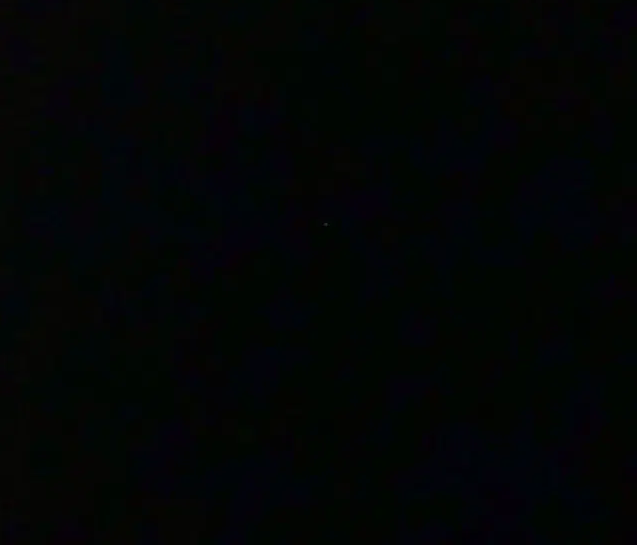
#> input picture BTLT Tuan 1/image/A_black_image.jpg, 637 x 545 px
$ python sierpinski_triangle.py 5
#> lines starting #> are read from the running program, lines starting #| are printed output that depends on the picture; after the words box and inside, x2 and y2 are one past the last pixel; in counts of white or black regions, pixels touching at a corner belong together
from webbrowser import get
import cv2 as cv
import time
import sys

def draw_triangle(x, y, z, img):
    color = (255, 250, 255)
    thickness = 1
    img = cv.line(img, x, y, color, thickness)
    img = cv.line(img, x, z, color, thickness)
    img = cv.line(img, y, z, color, thickness)
    return img

def get_mid_point(x, y):
    return (int((x[0] + y[0]) / 2), int((x[1] + y[1]) / 2))

def draw_sierpinski_triangle(A, B, C, img, cnt):
    if (cnt == 0):
        return

    MAB = get_mid_point(A,B)
    MAC = get_mid_point(A,C)
    MBC = get_mid_point(B,C)
    draw_triangle(MAB, MAC, MBC, img)

    draw_sierpinski_triangle(A,MAB,MAC,img, cnt - 1)
    draw_sierpinski_triangle(MAB,B,MBC,img, cnt - 1)
    draw_sierpinski_triangle(MAC,MBC,C,img, cnt - 1)

def main(count):
#> called with count = 5
    path = r"image/A_black_image.jpg"
    img = cv.imread(path)
#> img is the input picture: shape (545, 637, 3); mean B, G, R 4.2, 4.8, 2.1
    dimensions = img.shape
#> dimensions = (545, 637, 3)
    height = img.shape[0]
#> height = 545
    width = img.shape[1]
#> width = 637
    triangle_edge = min(height,width)
#> triangle_edge = 545

    triangle_top_point = (int(abs(width) / 2), int(abs(triangle_edge) / 2  - triangle_edge / 4))
#> triangle_top_point = (318, 136)
    triangle_right_down_point = (int(abs(width - triangle_edge) / 2 + triangle_edge), int(abs(height - triangle_edge) / 2 + triangle_edge  - triangle_edge / 4))
#> triangle_right_down_point = (591, 408)
    triangle_left_down_point = (int(abs(width - triangle_edge) / 2), int(abs(height - triangle_edge) / 2 + triangle_edge   - triangle_edge / 4))
#> triangle_left_down_point = (46, 408)

    img = draw_triangle(triangle_left_down_point, triangle_top_point, triangle_right_down_point, img)
    draw_sierpinski_triangle(triangle_left_down_point, triangle_top_point, triangle_right_down_point, img, count)
#> call 2 of draw_triangle, with x = (182, 272), y = (318, 408), z = (454, 272)
#> in draw_triangle (call 2), `img = cv.line(img, x, y, color, thickness)`: img: shape (545, 637, 3); mean B, G, R 5.1, 5.7, 3
#> in draw_triangle (call 2), `img = cv.line(img, x, z, color, thickness)`:
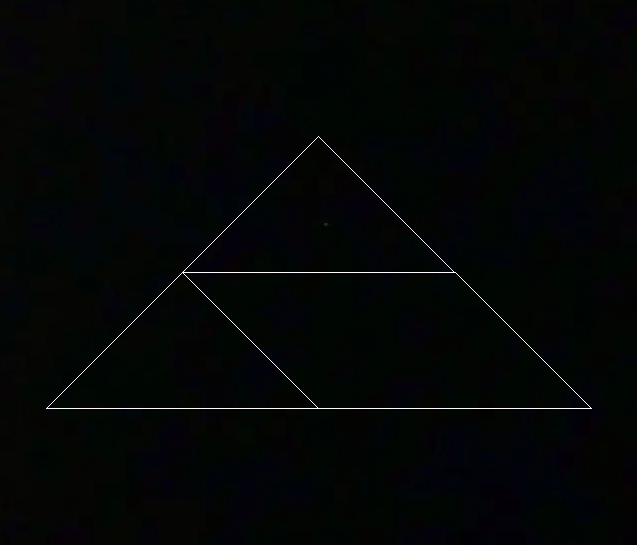
#> img: shape (545, 637, 3); mean B, G, R 5.3, 5.9, 3.2
#> in draw_triangle (call 2), `img = cv.line(img, y, z, color, thickness)`: img: shape (545, 637, 3); 0.04% of pixels changed, all inside (x1, y1, x2, y2) = (319, 273, 454, 408)
#> call 3 of draw_triangle, with x = (114, 340), y = (182, 408), z = (250, 340)
#> in draw_triangle (call 3), `img = cv.line(img, x, y, color, thickness)`:
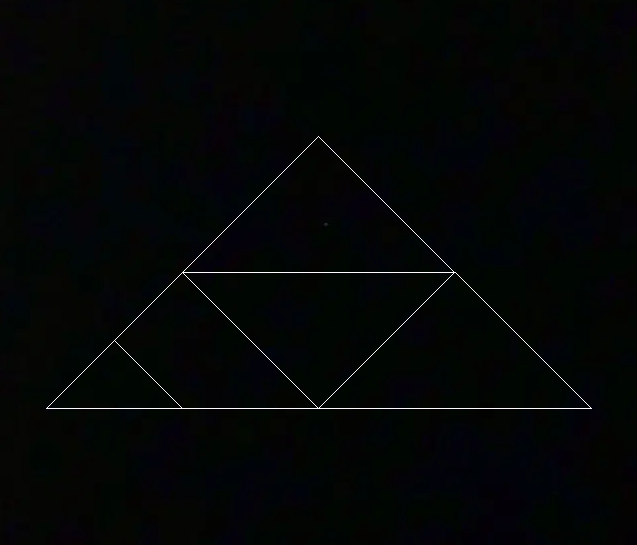
#> img: shape (545, 637, 3); mean B, G, R 5.4, 6, 3.4
#> in draw_triangle (call 3), `img = cv.line(img, x, z, color, thickness)`: img: shape (545, 637, 3); 0.04% of pixels changed, all inside (x1, y1, x2, y2) = (115, 340, 250, 341)
#> in draw_triangle (call 3), `img = cv.line(img, y, z, color, thickness)`:
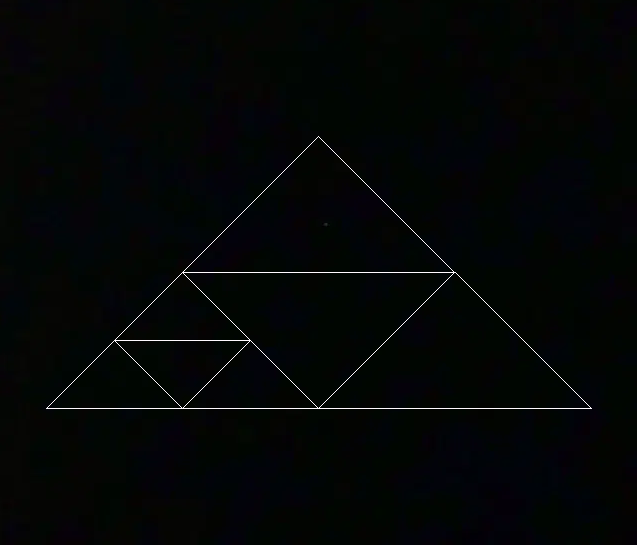
#> img: shape (545, 637, 3); mean B, G, R 5.6, 6.2, 3.5
#> in draw_triangle (call 4), `img = cv.line(img, x, y, color, thickness)`: img: shape (545, 637, 3); 0.01% of pixels changed, all inside (x1, y1, x2, y2) = (81, 375, 114, 408)
#> in draw_triangle (call 4), `img = cv.line(img, x, z, color, thickness)`: img: shape (545, 637, 3); mean B, G, R 5.6, 6.2, 3.6
#> in draw_triangle (call 4), `img = cv.line(img, y, z, color, thickness)`: img: shape (545, 637, 3); mean B, G, R 5.7, 6.2, 3.6
#> in draw_triangle (call 5), `img = cv.line(img, x, y, color, thickness)`: img: shape (545, 637, 3); mean B, G, R 5.7, 6.3, 3.6
#> in draw_triangle (call 5), `img = cv.line(img, x, z, color, thickness)`:
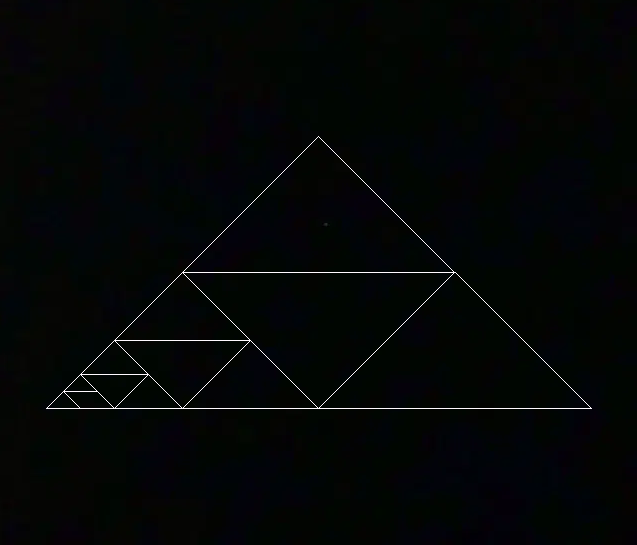
#> img: shape (545, 637, 3); mean B, G, R 5.7, 6.3, 3.7
#> in draw_triangle (call 5), `img = cv.line(img, y, z, color, thickness)`: img: shape (545, 637, 3); under 0.01% of pixels changed, all inside (x1, y1, x2, y2) = (81, 392, 97, 408)
#> in draw_triangle (call 6), `img = cv.line(img, x, y, color, thickness)`: img: shape (545, 637, 3); mean B, G, R 5.7, 6.3, 3.7
#> in draw_triangle (call 6), `img = cv.line(img, x, z, color, thickness)`: img: shape (545, 637, 3); mean B, G, R 5.7, 6.3, 3.7
#> in draw_triangle (call 6), `img = cv.line(img, y, z, color, thickness)`: img: shape (545, 637, 3); mean B, G, R 5.7, 6.3, 3.7
#> in draw_triangle (call 7), `img = cv.line(img, x, y, color, thickness)`: img: shape (545, 637, 3); mean B, G, R 5.7, 6.3, 3.7
#> in draw_triangle (call 7), `img = cv.line(img, x, z, color, thickness)`: img: shape (545, 637, 3); mean B, G, R 5.8, 6.3, 3.7
#> in draw_triangle (call 7), `img = cv.line(img, y, z, color, thickness)`: img: shape (545, 637, 3); mean B, G, R 5.8, 6.3, 3.7
#> in draw_triangle (call 8), `img = cv.line(img, x, y, color, thickness)`: img: shape (545, 637, 3); mean B, G, R 5.8, 6.3, 3.7
#> in draw_triangle (call 8), `img = cv.line(img, x, z, color, thickness)`: img: shape (545, 637, 3); mean B, G, R 5.8, 6.4, 3.7
#> in draw_triangle (call 8), `img = cv.line(img, y, z, color, thickness)`: img: shape (545, 637, 3); mean B, G, R 5.8, 6.4, 3.7
#> in draw_triangle (call 9), `img = cv.line(img, x, y, color, thickness)`: img: shape (545, 637, 3); mean B, G, R 5.8, 6.4, 3.8
#> in draw_triangle (call 9), `img = cv.line(img, x, z, color, thickness)`: img: shape (545, 637, 3); mean B, G, R 5.8, 6.4, 3.8
#> in draw_triangle (call 9), `img = cv.line(img, y, z, color, thickness)`: img: shape (545, 637, 3); mean B, G, R 5.8, 6.4, 3.8
#> in draw_triangle (call 10), `img = cv.line(img, x, y, color, thickness)`:
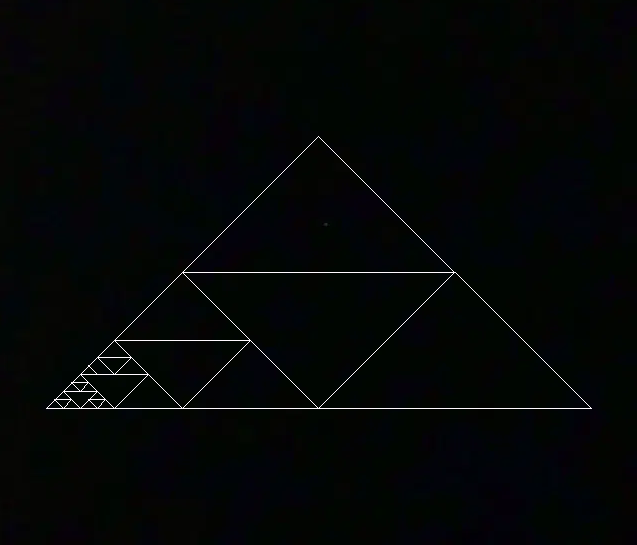
#> img: shape (545, 637, 3); mean B, G, R 5.8, 6.4, 3.8
#> in draw_triangle (call 10), `img = cv.line(img, x, z, color, thickness)`: img: shape (545, 637, 3); under 0.01% of pixels changed, all inside (x1, y1, x2, y2) = (90, 365, 105, 366)
#> in draw_triangle (call 10), `img = cv.line(img, y, z, color, thickness)`: img: shape (545, 637, 3); mean B, G, R 5.9, 6.4, 3.8
#> in draw_triangle (call 11), `img = cv.line(img, x, y, color, thickness)`: img: shape (545, 637, 3); mean B, G, R 5.9, 6.4, 3.8
#> in draw_triangle (call 11), `img = cv.line(img, x, z, color, thickness)`: img: shape (545, 637, 3); mean B, G, R 5.9, 6.4, 3.8
#> in draw_triangle (call 11), `img = cv.line(img, y, z, color, thickness)`: img: shape (545, 637, 3); mean B, G, R 5.9, 6.5, 3.8
#> in draw_triangle (call 12), `img = cv.line(img, x, y, color, thickness)`: img: shape (545, 637, 3); mean B, G, R 5.9, 6.5, 3.8
#> in draw_triangle (call 12), `img = cv.line(img, x, z, color, thickness)`: img: shape (545, 637, 3); mean B, G, R 5.9, 6.5, 3.9
#> in draw_triangle (call 12), `img = cv.line(img, y, z, color, thickness)`: img: shape (545, 637, 3); mean B, G, R 5.9, 6.5, 3.9
#> in draw_triangle (call 13), `img = cv.line(img, x, y, color, thickness)`: img: shape (545, 637, 3); mean B, G, R 5.9, 6.5, 3.9
#> in draw_triangle (call 13), `img = cv.line(img, x, z, color, thickness)`: img: shape (545, 637, 3); mean B, G, R 5.9, 6.5, 3.9
#> in draw_triangle (call 13), `img = cv.line(img, y, z, color, thickness)`: img: shape (545, 637, 3); mean B, G, R 6, 6.5, 3.9
#> in draw_triangle (call 14), `img = cv.line(img, x, y, color, thickness)`: img: shape (545, 637, 3); mean B, G, R 6, 6.5, 3.9
#> in draw_triangle (call 14), `img = cv.line(img, x, z, color, thickness)`:
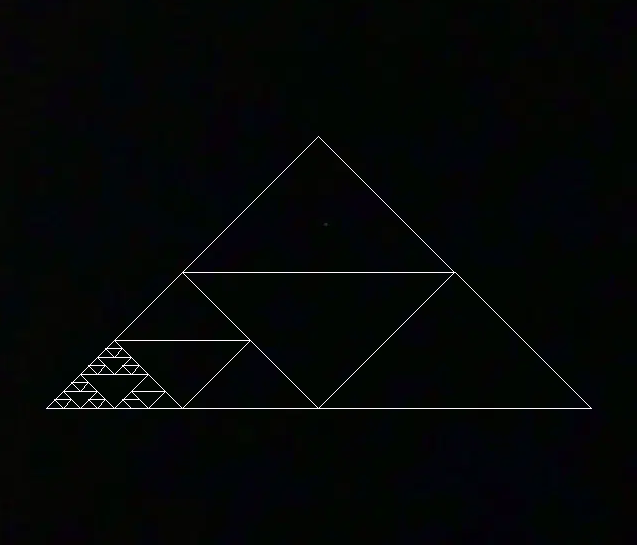
#> img: shape (545, 637, 3); mean B, G, R 6, 6.5, 3.9
#> in draw_triangle (call 14), `img = cv.line(img, y, z, color, thickness)`: img: shape (545, 637, 3); under 0.01% of pixels changed, all inside (x1, y1, x2, y2) = (132, 400, 139, 408)
#> in draw_triangle (call 15), `img = cv.line(img, x, y, color, thickness)`: img: shape (545, 637, 3); mean B, G, R 6, 6.5, 3.9
#> in draw_triangle (call 15), `img = cv.line(img, x, z, color, thickness)`: img: shape (545, 637, 3); mean B, G, R 6, 6.6, 4
#> in draw_triangle (call 15), `img = cv.line(img, y, z, color, thickness)`: img: shape (545, 637, 3); mean B, G, R 6, 6.6, 4
#> in draw_triangle (call 16), `img = cv.line(img, x, y, color, thickness)`: img: shape (545, 637, 3); mean B, G, R 6, 6.6, 4
#> in draw_triangle (call 16), `img = cv.line(img, x, z, color, thickness)`: img: shape (545, 637, 3); mean B, G, R 6, 6.6, 4

    # Displaying the image
    cv.imshow('image', img)
    cv.waitKey(0)

if __name__ == "__main__":
    a = int(sys.argv[1])
    main(a)
